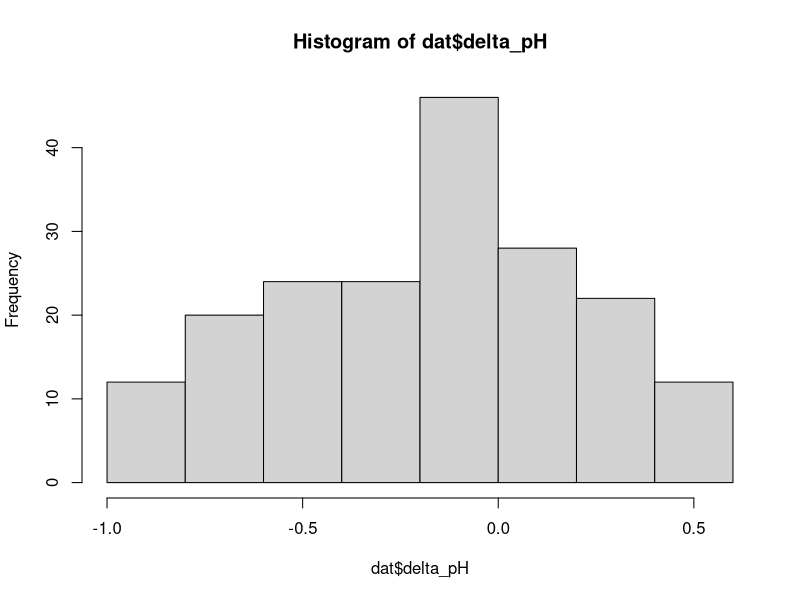
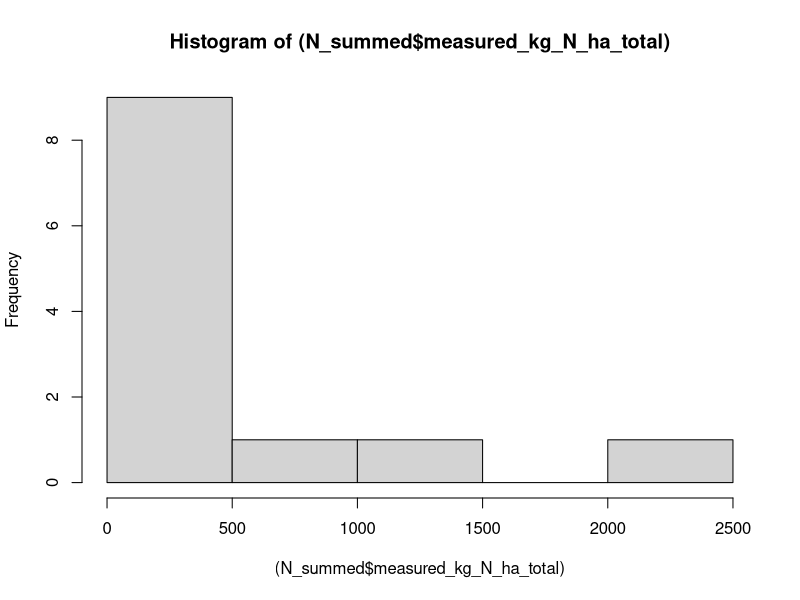

The R source for these figures, in order:
#This script corresponds to the following article
#Anion exchange capacity explains deep soil nitrate accumulation in Brazilian Amazon croplands
#Alexandra Huddell, Christopher Neill, Cheryl A. Palm, Darlisson Nunes, and Duncan N. L. Menge


#AEC calculations
setwd('') #set to the appropriate working directory containing the dat file
library(tidyverse)
library(ggplot2)
library(patchwork)
library(lmerTest)

dat <-
   read.csv(
      'Tanguro AEC extractions for github.csv',
      header = T,
      stringsAsFactors = F
   )

dat$AEC <-
   (as.numeric(dat$AEC)) #converting the AEC column to numeric
dat$depth_num <-
   as.factor(dat$depth_num) #converting the depth number column to factor
levels(dat$depth_num) #checking levels

#summary stats of the anion exchange capacity measurement
AEC_summary <- dat %>%
   summarize(
      mean_AEC = mean(AEC, na.rm = T),
      median_AEC = median(AEC, na.rm = T),
      min_AEC = min(AEC, na.rm = T),
      max_AEC = max(AEC, na.rm = T),
      sd_AEC = sd(AEC, na.rm = T)
   )
AEC_summary

#summary stats of the pH in deionized water
pH_DI_summary <- dat %>%
   summarize(
      mean_pH_DI = mean(pH_DI, na.rm = T),
      median_pH_DI = median(pH_DI, na.rm = T),
      min_pH_DI = min(pH_DI, na.rm = T),
      max_pH_DI = max(pH_DI, na.rm = T),
      sd_pH_DI = sd(pH_DI, na.rm = T)
   )
pH_DI_summary

#summary stats of the pH in 1M potassium chloride
pH_1M_KCl_summary <- dat %>%
   summarize(
      mean_pH_1M_KCl = mean(ph_1M_KCl, na.rm = T),
      median_pH_1M_KCl = median(ph_1M_KCl, na.rm = T),
      min_pH_1M_KCl = min(ph_1M_KCl, na.rm = T),
      max_pH_1M_KCl = max(ph_1M_KCl, na.rm = T),
      sd_pH_1M_KCl = sd(ph_1M_KCl, na.rm = T)
   )
pH_1M_KCl_summary


# ANOVAs on treatment differences in anion exchange capacity measurements --------

#separating data by each depth
dat1 <- dat[dat$depth_num == '1',]
dat2 <- dat[dat$depth_num == '2',]
dat3 <- dat[dat$depth_num == '3',]
dat4 <- dat[dat$depth_num == '4',]
dat5 <- dat[dat$depth_num == '5',]
dat6 <- dat[dat$depth_num == '6',]
dat7 <- dat[dat$depth_num == '7',]
dat8 <- dat[dat$depth_num == '8',]


#ANOVA across all depths
lm <- (lm(AEC ~ as.factor(treatment) + depth_num, data = dat))
aov <- (aov(lm))
summary(aov)
TukeyHSD(aov)

dat1_narm <- na.omit(dat1)
summary(aov(lm(AEC ~ as.factor(treatment), data = dat1_narm)))

dat2_narm <- na.omit(dat2)
summary(aov(lm(AEC ~ as.factor(treatment), data = dat2_narm)))

#This depth has significant differences
dat3_narm <- na.omit(dat3)
summary(aov(lm(AEC ~ as.factor(treatment), data = dat3_narm)))
lm3 <- (lm(AEC ~ as.factor(treatment), data = dat3_narm))
aov3 <- (aov(lm3))


dat4_narm <- na.omit(dat4)
summary(aov(lm(AEC ~ as.factor(treatment), data = dat4_narm)))

dat5_narm <- na.omit(dat5)
summary(aov(lm(AEC ~ as.factor(treatment), data = dat5_narm)))

dat6_narm <- na.omit(dat6)
summary(aov(lm(AEC ~ as.factor(treatment), data = dat6_narm)))

dat7_narm <- na.omit(dat7)
summary(aov(lm(AEC ~ as.factor(treatment), data = dat7_narm)))

#this depth has signicant differences
dat8_narm <- na.omit(dat8)
summary(aov(lm(AEC ~ as.factor(treatment), data = dat8_narm)))
lm8 <- (lm(AEC ~ as.factor(treatment), data = dat8_narm))
aov8 <- (aov(lm8))


#Tukey Honest Significant Difference Tests for the two depths with
#significant treatment differences
TukeyHSD(aov3) #maize (mean 1.75) is larger than forest mean (0.93)
TukeyHSD(aov8) #maize (mean (1.87) is larger than the forest mean (0.89)

#Means by treatment
dat3_narm %>% group_by(treatment) %>% summarize(mean(AEC))
dat8_narm %>% group_by(treatment) %>% summarize(mean(AEC))

# delta pH calculation and ANOVAS on treatment differences in pH data ---------------------------------------------------------

dat$delta_pH <- dat$ph_1M_KCl - dat$pH_DI
hist(dat$delta_pH)

#########% of observations that fall above -0.5
delta_pH_high <- nrow(filter(dat, delta_pH > -0.5))
delta_pH_low <- nrow(filter(dat, delta_pH <= -0.5))
delta_pH_high / (delta_pH_high + delta_pH_low) * 100
#76% of observations fall above -0.5, indicating that the soils are of variable charge


# ANOVAs on pH in 1M KCl across treatment and within each depth -----------

summary(aov(lm(ph_1M_KCl ~ as.factor(treatment), data = dat1_narm)))
lmKCl1 <- (lm(ph_1M_KCl ~ as.factor(treatment), data = dat1_narm))
aovlmKCl1 <- (aov(lmKCl1))
TukeyHSD(aovlmKCl1)

summary(aov(lm(ph_1M_KCl ~ as.factor(treatment), data = dat2_narm)))
lmKCl2 <- (lm(ph_1M_KCl ~ as.factor(treatment), data = dat2_narm))
aovlmKCl2 <- (aov(lmKCl2))
TukeyHSD(aovlmKCl2)

summary(aov(lm(ph_1M_KCl ~ as.factor(treatment), data = dat3_narm)))
summary(aov(lm(ph_1M_KCl ~ as.factor(treatment), data = dat4_narm)))
summary(aov(lm(ph_1M_KCl ~ as.factor(treatment), data = dat5_narm)))
summary(aov(lm(ph_1M_KCl ~ as.factor(treatment), data = dat6_narm)))
summary(aov(lm(ph_1M_KCl ~ as.factor(treatment), data = dat7_narm)))
summary(aov(lm(ph_1M_KCl ~ as.factor(treatment), data = dat8_narm)))


# ANOVAs on pH in deionized water across treatment and within each --------
summary(aov(lm(pH_DI ~ as.factor(treatment), data = dat1_narm)))
lmDI1 <- (lm(pH_DI ~ as.factor(treatment), data = dat1_narm))
aovlmDI1 <- (aov(lmDI1))
TukeyHSD(aovlmKCl1)
summary(aov(lm(pH_DI ~ as.factor(treatment), data = dat2_narm)))
summary(aov(lm(pH_DI ~ as.factor(treatment), data = dat3_narm)))
summary(aov(lm(pH_DI ~ as.factor(treatment), data = dat4_narm)))
lmDI4 <- (lm(pH_DI ~ as.factor(treatment), data = dat4_narm))
aovlmDI4 <- (aov(lmDI4))
TukeyHSD(aovlmDI4)
summary(aov(lm(pH_DI ~ as.factor(treatment), data = dat5_narm)))
summary(aov(lm(pH_DI ~ as.factor(treatment), data = dat6_narm)))
summary(aov(lm(pH_DI ~ as.factor(treatment), data = dat7_narm)))
summary(aov(lm(pH_DI ~ as.factor(treatment), data = dat8_narm)))



# translating AEC charge to kg N m soil^-1  ha^-1 --------------------------------
AEC_to_kg_N_m_soil_ha <- function(AEC, bd) {
   AEC * 14.007 * bd * 100
}

dat$kg_N_m_ha_soil <-
   AEC_to_kg_N_m_soil_ha(AEC = dat$AEC, bd = dat$bulk_density)

#estimated max soil N summarized from 0-8m
summary(dat$kg_N_m_ha_soil)

N_max_summed_0_8m <- dat %>%
   group_by(treatment, site) %>%
   summarize(kg_N_soil_total = sum(kg_N_m_ha_soil, na.rm = T))
N_max_summed_0_8m

summary(N_max_summed_0_8m$kg_N_soil_total)
mean(N_max_summed_0_8m$kg_N_soil_total, na.rm = T)

kg_N_m_ha_soil_median <- dat %>%
   group_by(depth_num, treatment) %>%
   summarise(median = median(kg_N_m_ha_soil, na.rm = T))


# compare predicted to measured nutrients based on AEC -------------------

#reading in soil nutrient data
measured_soil_N <- read.csv('AEC_soil_nutrients_for_github.csv')

#creating ID variables to match across the two dataframes
measured_soil_N$ID <-
   paste0(measured_soil_N$site, measured_soil_N$depth_num)
dat$ID <- paste0(dat$site, dat$depth_num)

#selecting relevant variables from dat dataframe
dat <-
   dat %>% select(
      site,
      depth_num,
      treatment,
      predicted_kg_N_m_ha_soil = kg_N_m_ha_soil,
      ID,
      bulk_density,
      years_since_deforested,
      years_soy,
      years_maize
   )

#selecting relevant variables from measured soil N data
measured_soil_N <-
   measured_soil_N %>% select(ID, KCL_ug_NO3_N_g_soil)

#joining two dataframes
joined_dat <- left_join(dat, measured_soil_N, by = "ID")


#convert ug NO3-N/g soil measurements to kg N m soil^-1 ha^-1
joined_dat$measured_kg_N_m_ha <-
   joined_dat$KCL_ug_NO3_N_g_soil * joined_dat$bulk_density * 10


#calculating the "N saturation (%)", (N_saturation_pct)
#based on measured over predicted total N sorption capacity
joined_dat$N_saturation_pct <- (joined_dat$measured_kg_N_m_ha /
                                   joined_dat$predicted_kg_N_m_ha_soil) * 100

#summarizing N saturation percent data
N_saturation_pct_summary <- joined_dat %>%
   summarize(
      mean_N_saturation_pct = mean(N_saturation_pct, na.rm = T),
      median_N_saturation_pct = median(N_saturation_pct, na.rm = T),
      min_N_saturation_pct = min(N_saturation_pct, na.rm = T),
      max_N_saturation_pct = max(N_saturation_pct, na.rm = T),
      sd_N_saturation_pct = sd(N_saturation_pct, na.rm = T),
      n_N_saturation_pct = n()
   )
N_saturation_pct_summary

#doubling the estimate of N saturation % (per our explanation in the manuscript
#that we assume only half of the soil anion exchange sites are available to NO3-
#and perhaps half are occupied by other anions)
N_saturation_pct_summary * 2

#calculating maximum N sorption capacity in absolute numbers
N_max_est <- joined_dat %>%
   group_by(treatment, site) %>%
   summarize(
      N_max_total_est =
         sum(predicted_kg_N_m_ha_soil, na.rm = T),
      N_measured_total_est =
         sum(measured_kg_N_m_ha, na.rm = T)
   )

#estimating number of years of N accumulation until exchange sites are saturated
N_max_est$potential_N_future <-
   N_max_est$N_max_total_est - N_max_est$N_measured_total_est

#number of years based on estimated N accumulation rates of 19 and 43 kg N ha^-1 y^-1
N_max_est$years_remaining_19 <- N_max_est$potential_N_future / 19
N_max_est$years_remaining_43 <- N_max_est$potential_N_future / 43

summary(N_max_est$years_remaining_19)
summary(N_max_est$years_remaining_43)


# summary statistics and ANOVA on percent N saturation differences by treatment at each depth -------------------------

joined_dat <- na.omit(joined_dat)

joined_dat %>% group_by(treatment) %>% summarize(mean = mean(N_saturation_pct, na.rm =
                                                                T))

PctN_treat_depth <-
   joined_dat %>% group_by(depth_num, treatment) %>%
   summarize(mean_N_saturation_pct = mean(N_saturation_pct, na.rm = T))

#subsetting data at each depth
joined_dat1 <- joined_dat[joined_dat$depth_num == '1',]
joined_dat2 <- joined_dat[joined_dat$depth_num == '2',]
joined_dat3 <- joined_dat[joined_dat$depth_num == '3',]
joined_dat4 <- joined_dat[joined_dat$depth_num == '4',]
joined_dat5 <- joined_dat[joined_dat$depth_num == '5',]
joined_dat6 <- joined_dat[joined_dat$depth_num == '6',]
joined_dat7 <- joined_dat[joined_dat$depth_num == '7',]
joined_dat8 <- joined_dat[joined_dat$depth_num == '8',]

joined_dat1_narm <- na.omit(joined_dat1)
summary(aov(lm(
   N_saturation_pct ~ as.factor(treatment), data = joined_dat1_narm
)))

joined_dat2_narm <- na.omit(joined_dat2)
summary(aov(lm(
   N_saturation_pct ~ as.factor(treatment), data = joined_dat2_narm
)))

#This depth has significant differences
joined_dat3_narm <- na.omit(joined_dat3)
summary(aov(lm(
   N_saturation_pct ~ as.factor(treatment), data = joined_dat3_narm
)))
lm3 <-
   (lm(N_saturation_pct ~ as.factor(treatment), data = joined_dat3_narm))
aov3 <- (aov(lm3))

#This depth has significant differences
joined_dat4_narm <- na.omit(joined_dat4)
summary(aov(lm(
   N_saturation_pct ~ as.factor(treatment), data = joined_dat4_narm
)))
lm4 <-
   (lm(N_saturation_pct ~ as.factor(treatment), data = joined_dat4_narm))
aov4 <- (aov(lm4))


joined_dat5_narm <- na.omit(joined_dat5)
summary(aov(lm(
   N_saturation_pct ~ as.factor(treatment), data = joined_dat5_narm
)))

joined_dat6_narm <- na.omit(joined_dat6)
summary(aov(lm(
   N_saturation_pct ~ as.factor(treatment), data = joined_dat6_narm
)))

joined_dat7_narm <- na.omit(joined_dat7)
summary(aov(lm(
   N_saturation_pct ~ as.factor(treatment), data = joined_dat7_narm
)))

joined_dat8_narm <- na.omit(joined_dat8)
summary(aov(lm(
   N_saturation_pct ~ as.factor(treatment), data = joined_dat8_narm
)))

TukeyHSD(aov3)
TukeyHSD(aov4)

# Data on N accumulation totals in top 8m and time under different land uses ----------------------------------------------

#sum of total NO3-N summed in top 8m by site and years under different land uses

#read in data on summed soil nitrate-N
N_summed <- read.csv('Nitrate summed by site top 8m.csv')

#extract data on years under different land uses
years_data <- joined_dat %>%
   select(site, years_soy, years_maize,
          years_since_deforested) %>%
   group_by(site) %>%
   summarize(
      years_soy = years_soy[1],
      years_maize = years_maize[1],
      years_since_deforested = years_since_deforested[1]
   )

#join dataframes on summed soil N and years under different land uses
N_summed <- full_join(years_data, N_summed, by = "site")

#renaming total soil N variable
N_summed$measured_kg_N_ha_total <- N_summed$kg_N_soil_total

#formating treatment variable
N_summed$treatment <-
   factor(N_summed$treatment, levels = c('forest', 'soy', 'maize'))
levels(N_summed$treatment)

#summarizing soil N total for forest
N_summed_forest_mean <- N_summed %>%
   filter(treatment == "forest") %>%
   summarize(mean(measured_kg_N_ha_total))

#estimating N accumulation rates based on previous empirical estimates of
#annual N surpluses from the soybean single-cropping and soybean-maize
#double-cropping sites
N_summed$N_surplus_est <-
   (N_summed$years_soy - N_summed$years_maize) * 43 +
   N_summed$years_soy * 19 - as.numeric(N_summed_forest_mean)


# ANOVAs on total NO3-N accumulation -------------------------------------------------

#ANOVA on total NO3-N accumulation by treatment
summary(aov(lm(
   measured_kg_N_ha_total ~ as.factor(treatment), data = N_summed
)))
lm1 <- (lm(kg_N_soil_total ~ as.factor(treatment), data = N_summed))
aov1 <- aov(lm1)
summary(aov1)
TukeyHSD(aov1)

#ANOVA on log-transformed total NO3-N accumulation by treatment
summary(aov(lm(
   log10(kg_N_soil_total) ~ as.factor(treatment), data = N_summed
)))
lm1 <-
   (lm(log10(kg_N_soil_total) ~ as.factor(treatment), data = N_summed))
aov1 <- aov(lm1)
TukeyHSD(aov1)


# linear models on soil N totals versus land use and time since deforestation ------------------------------------
hist((N_summed$measured_kg_N_ha_total))

m1 <-
   lm(measured_kg_N_ha_total ~ years_since_deforested + treatment,
      data = N_summed)
summary(m1)
#treatment has no significant effect, R2=.65

m2 <-
   lm(measured_kg_N_ha_total ~ years_since_deforested , data = N_summed)
summary(m2)
#years since deforested has a significant effect on total measured N p=0.00, R2=0.64
